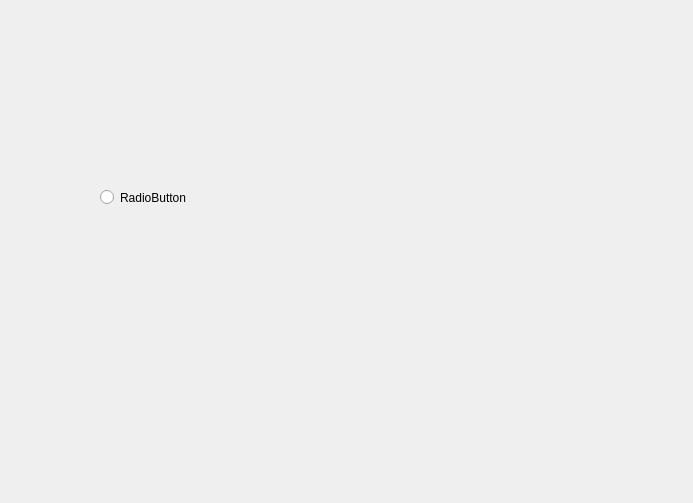
<?xml version="1.0" encoding="UTF-8"?>
<ui version="4.0">
 <class>Dialog2</class>
 <widget class="QDialog" name="Dialog2">
  <property name="geometry">
   <rect>
    <x>0</x>
    <y>0</y>
    <width>693</width>
    <height>503</height>
   </rect>
  </property>
  <property name="windowTitle">
   <string>Dialog</string>
  </property>
  <widget class="QRadioButton" name="radioButton">
   <property name="geometry">
    <rect>
     <x>100</x>
     <y>97</y>
     <width>361</width>
     <height>201</height>
    </rect>
   </property>
   <property name="text">
    <string>RadioButton</string>
   </property>
  </widget>
 </widget>
 <resources/>
 <connections/>
</ui>
